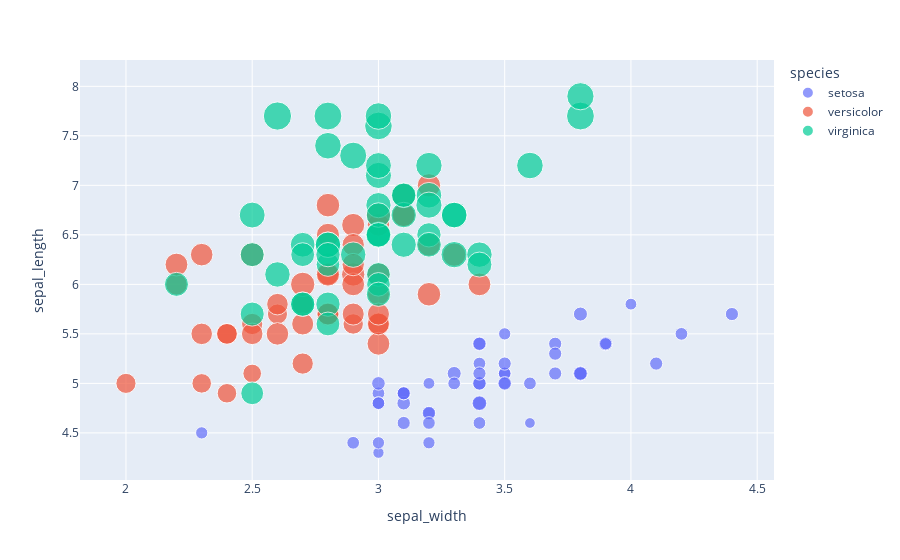

Write notebook code for a chart like this one.
### Code cell
df=px.data.iris()
type(df)
fig = px.scatter(df, x="sepal_width", y="sepal_length", color="species",
                 size='petal_length', hover_data=['petal_width'])
fig.show()

### Figure 1 — Plotly figure (JSON) as saved in the notebook; plotly's stock layout.template omitted (floating-point values rounded to 4 significant figures)
{"data": [{"customdata": [[0.2], [0.2], [0.2], [0.2], [0.2], [0.4], [0.3], [0.2], [0.2], [0.1], [0.2], [0.2], [0.1], [0.1], [0.2], [0.4], [0.4], [0.3], [0.3], [0.3], [0.2], [0.4], [0.2], [0.5], [0.2], [0.2], [0.4], [0.2], [0.2], [0.2], [0.2], [0.4], [0.1], [0.2], [0.1], [0.2], [0.2], [0.1], [0.2], [0.2], [0.3], [0.3], [0.2], [0.6], [0.4], [0.3], [0.2], [0.2], [0.2], [0.2]], "hovertemplate": "species=setosa<br>sepal_width=%{x}<br>sepal_length=%{y}<br>petal_length=%{marker.size}<br>petal_width=%{customdata[0]}<extra></extra>", "legendgroup": "setosa", "marker": {"color": "#636efa", "size": [1.4, 1.4, 1.3, 1.5, 1.4, 1.7, 1.4, 1.5, 1.4, 1.5, 1.5, 1.6, 1.4, 1.1, 1.2, 1.5, 1.3, 1.4, 1.7, 1.5, 1.7, 1.5, 1, 1.7, 1.9, 1.6, 1.6, 1.5, 1.4, 1.6, 1.6, 1.5, 1.5, 1.4, 1.5, 1.2, 1.3, 1.5, 1.3, 1.5, 1.3, 1.3, 1.3, 1.6, 1.9, 1.4, 1.6, 1.4, 1.5, 1.4], "sizemode": "area", "sizeref": 0.01725, "symbol": "circle"}, "mode": "markers", "name": "setosa", "orientation": "v", "showlegend": true, "type": "scatter", "x": [3.5, 3, 3.2, 3.1, 3.6, 3.9, 3.4, 3.4, 2.9, 3.1, 3.7, 3.4, 3, 3, 4, 4.4, 3.9, 3.5, 3.8, 3.8, 3.4, 3.7, 3.6, 3.3, 3.4, 3, 3.4, 3.5, 3.4, 3.2, 3.1, 3.4, 4.1, 4.2, 3.1, 3.2, 3.5, 3.1, 3, 3.4, 3.5, 2.3, 3.2, 3.5, 3.8, 3, 3.8, 3.2, 3.7, 3.3], "xaxis": "x", "y": [5.1, 4.9, 4.7, 4.6, 5, 5.4, 4.6, 5, 4.4, 4.9, 5.4, 4.8, 4.8, 4.3, 5.8, 5.7, 5.4, 5.1, 5.7, 5.1, 5.4, 5.1, 4.6, 5.1, 4.8, 5, 5, 5.2, 5.2, 4.7, 4.8, 5.4, 5.2, 5.5, 4.9, 5, 5.5, 4.9, 4.4, 5.1, 5, 4.5, 4.4, 5, 5.1, 4.8, 5.1, 4.6, 5.3, 5], "yaxis": "y"}, {"customdata": [[1.4], [1.5], [1.5], [1.3], [1.5], [1.3], [1.6], [1], [1.3], [1.4], [1], [1.5], [1], [1.4], [1.3], [1.4], [1.5], [1], [1.5], [1.1], [1.8], [1.3], [1.5], [1.2], [1.3], [1.4], [1.4], [1.7], [1.5], [1], [1.1], [1], [1.2], [1.6], [1.5], [1.6], [1.5], [1.3], [1.3], [1.3], [1.2], [1.4], [1.2], [1], [1.3], [1.2], [1.3], [1.3], [1.1], [1.3]], "hovertemplate": "species=versicolor<br>sepal_width=%{x}<br>sepal_length=%{y}<br>petal_length=%{marker.size}<br>petal_width=%{customdata[0]}<extra></extra>", "legendgroup": "versicolor", "marker": {"color": "#EF553B", "size": [4.7, 4.5, 4.9, 4, 4.6, 4.5, 4.7, 3.3, 4.6, 3.9, 3.5, 4.2, 4, 4.7, 3.6, 4.4, 4.5, 4.1, 4.5, 3.9, 4.8, 4, 4.9, 4.7, 4.3, 4.4, 4.8, 5, 4.5, 3.5, 3.8, 3.7, 3.9, 5.1, 4.5, 4.5, 4.7, 4.4, 4.1, 4, 4.4, 4.6, 4, 3.3, 4.2, 4.2, 4.2, 4.3, 3, 4.1], "sizemode": "area", "sizeref": 0.01725, "symbol": "circle"}, "mode": "markers", "name": "versicolor", "orientation": "v", "showlegend": true, "type": "scatter", "x": [3.2, 3.2, 3.1, 2.3, 2.8, 2.8, 3.3, 2.4, 2.9, 2.7, 2, 3, 2.2, 2.9, 2.9, 3.1, 3, 2.7, 2.2, 2.5, 3.2, 2.8, 2.5, 2.8, 2.9, 3, 2.8, 3, 2.9, 2.6, 2.4, 2.4, 2.7, 2.7, 3, 3.4, 3.1, 2.3, 3, 2.5, 2.6, 3, 2.6, 2.3, 2.7, 3, 2.9, 2.9, 2.5, 2.8], "xaxis": "x", "y": [7, 6.4, 6.9, 5.5, 6.5, 5.7, 6.3, 4.9, 6.6, 5.2, 5, 5.9, 6, 6.1, 5.6, 6.7, 5.6, 5.8, 6.2, 5.6, 5.9, 6.1, 6.3, 6.1, 6.4, 6.6, 6.8, 6.7, 6, 5.7, 5.5, 5.5, 5.8, 6, 5.4, 6, 6.7, 6.3, 5.6, 5.5, 5.5, 6.1, 5.8, 5, 5.6, 5.7, 5.7, 6.2, 5.1, 5.7], "yaxis": "y"}, {"customdata": [[2.5], [1.9], [2.1], [1.8], [2.2], [2.1], [1.7], [1.8], [1.8], [2.5], [2], [1.9], [2.1], [2], [2.4], [2.3], [1.8], [2.2], [2.3], [1.5], [2.3], [2], [2], [1.8], [2.1], [1.8], [1.8], [1.8], [2.1], [1.6], [1.9], [2], [2.2], [1.5], [1.4], [2.3], [2.4], [1.8], [1.8], [2.1], [2.4], [2.3], [1.9], [2.3], [2.5], [2.3], [1.9], [2], [2.3], [1.8]], "hovertemplate": "species=virginica<br>sepal_width=%{x}<br>sepal_length=%{y}<br>petal_length=%{marker.size}<br>petal_width=%{customdata[0]}<extra></extra>", "legendgroup": "virginica", "marker": {"color": "#00cc96", "size": [6, 5.1, 5.9, 5.6, 5.8, 6.6, 4.5, 6.3, 5.8, 6.1, 5.1, 5.3, 5.5, 5, 5.1, 5.3, 5.5, 6.7, 6.9, 5, 5.7, 4.9, 6.7, 4.9, 5.7, 6, 4.8, 4.9, 5.6, 5.8, 6.1, 6.4, 5.6, 5.1, 5.6, 6.1, 5.6, 5.5, 4.8, 5.4, 5.6, 5.1, 5.1, 5.9, 5.7, 5.2, 5, 5.2, 5.4, 5.1], "sizemode": "area", "sizeref": 0.01725, "symbol": "circle"}, "mode": "markers", "name": "virginica", "orientation": "v", "showlegend": true, "type": "scatter", "x": [3.3, 2.7, 3, 2.9, 3, 3, 2.5, 2.9, 2.5, 3.6, 3.2, 2.7, 3, 2.5, 2.8, 3.2, 3, 3.8, 2.6, 2.2, 3.2, 2.8, 2.8, 2.7, 3.3, 3.2, 2.8, 3, 2.8, 3, 2.8, 3.8, 2.8, 2.8, 2.6, 3, 3.4, 3.1, 3, 3.1, 3.1, 3.1, 2.7, 3.2, 3.3, 3, 2.5, 3, 3.4, 3], "xaxis": "x", "y": [6.3, 5.8, 7.1, 6.3, 6.5, 7.6, 4.9, 7.3, 6.7, 7.2, 6.5, 6.4, 6.8, 5.7, 5.8, 6.4, 6.5, 7.7, 7.7, 6, 6.9, 5.6, 7.7, 6.3, 6.7, 7.2, 6.2, 6.1, 6.4, 7.2, 7.4, 7.9, 6.4, 6.3, 6.1, 7.7, 6.3, 6.4, 6, 6.9, 6.7, 6.9, 5.8, 6.8, 6.7, 6.7, 6.3, 6.5, 6.2, 5.9], "yaxis": "y"}], "layout": {"legend": {"itemsizing": "constant", "title": {"text": "species"}, "tracegroupgap": 0}, "margin": {"t": 60}, "xaxis": {"anchor": "y", "domain": [0, 1], "title": {"text": "sepal_width"}}, "yaxis": {"anchor": "x", "domain": [0, 1], "title": {"text": "sepal_length"}}}}
